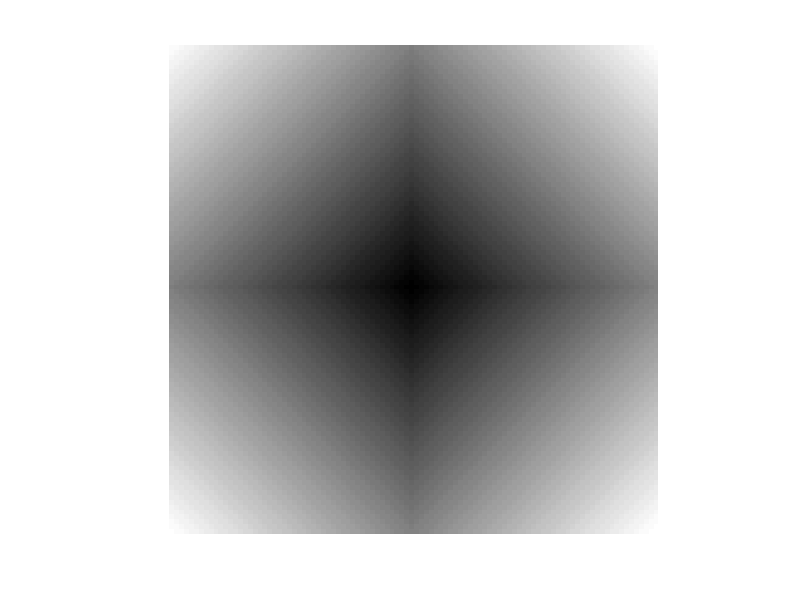

This figure's MATLAB source:
clear;
clc;

% @Author (Prajanya Gupta)
% @Date (24/03/2021)

% The code uses nested loops to create a plus shaped gradient that 
% goes from black in the center to white on the edges and saves it in the 
% folder in png format.

 % set up an empty array
imageData=[];
% specifing the size of the image
imSize=100;
numRows=imSize;
numCols=imSize;

%populate using a nested loop a 50 x 100 array
for row=[1:numRows/2]
    %empty vector for row
    imageRow=[]; 
    
    % getting data for the first 50 x 50 image (column 0 - 50)
    for col=[1:numCols/2]
        % making a pixel value 0..1
        pixelVal= 1 - (row + col)/(imSize);
        %adding value for  pixel to the row
        imageRow=[imageRow pixelVal];  
    end
    
    % getting data for the second 50 x 50 image (column 50 - 100)
    for col=[1:numCols/2]
        % making a pixel value 0..1
        pixelVal=(50 - row+col)/(imSize);
        %adding value for  pixel to the row
        imageRow=[imageRow pixelVal];  
    end
    % adding row value to the 2d array representing the image 
    imageData=[imageData; imageRow]; 
end

% populate using a nested loop a 50 x 100 array that is the bottom part
for row=[1:numRows/2]
    %empty vector for row
    imageRow=[]; 
    % getting data for the first 50 x 50 image (column 0 - 50)
    
    for col=[1:numCols/2]
        % making a pixel value 0..1
        pixelVal= 1 - (50 - row + col)/(imSize);
        %adding value for  pixel to the row
        imageRow=[imageRow pixelVal];  
    end
    
    % getting data for the second 50 x 50 image (column 50 - 100)
    for col=[1:numCols/2]
        % making a pixel value 0..1
        pixelVal=(row+col)/(imSize);
        %adding value for  pixel to the row
        imageRow=[imageRow pixelVal];  
    end
    
    % adding row value to the 2d array representing the image 
    imageData=[imageData; imageRow]; 
end

% display as an image
imshow(imageData);

% save as an image
imwrite(imageData,'test5.png');

